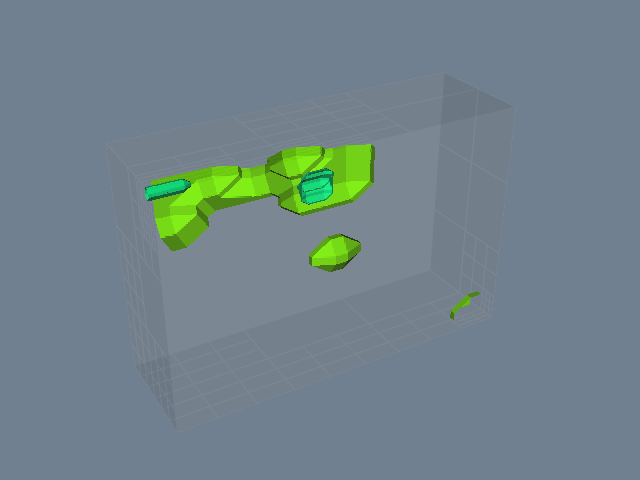

Reproduce this figure in Python.
#!/usr/bin/env python

# Extract iso-surfaces directly from a hyper tree grid using
# vtkHyperTreeGridContour.  A procedural scalar field (depth level)
# is generated by vtkHyperTreeGridSource and contoured at two values.

# Factory overrides: importing these modules registers the OpenGL rendering
# and interaction style implementations for vtkRenderingCore factory classes.
import vtkmodules.vtkInteractionStyle  # noqa: F401
import vtkmodules.vtkRenderingOpenGL2  # noqa: F401
# VTK pipeline classes used in this example
from vtkmodules.vtkFiltersHyperTree import (
    vtkHyperTreeGridContour,
    vtkHyperTreeGridGeometry,
)
from vtkmodules.vtkFiltersSources import vtkHyperTreeGridSource
from vtkmodules.vtkRenderingCore import (
    vtkActor,
    vtkPolyDataMapper,
    vtkRenderWindow,
    vtkRenderWindowInteractor,
    vtkRenderer,
)

# Colors (normalized RGB)
light_gray_rgb = (0.800, 0.800, 0.800)
slate_gray_background_rgb = (0.439, 0.502, 0.565)

# Source: create a 3D hyper tree grid from a text descriptor
descriptor = (
    "RRR .R. .RR ..R ..R .R.|"
    "R.......................... "
    "........................... ........................... "
    ".............R............. ....RR.RR........R......... "
    ".....RRRR.....R.RR......... ........................... "
    "........................... "
    "...........................|"
    "........................... "
    "........................... ........................... "
    "...RR.RR.......RR.......... ........................... "
    "RR......................... ........................... "
    "........................... ........................... "
    "........................... ........................... "
    "........................... ........................... "
    "............RRR............|"
    "........................... "
    "........................... .......RR.................. "
    "........................... ........................... "
    "........................... ........................... "
    "........................... ........................... "
    "........................... "
    "...........................|"
    "........................... "
    "..........................."
)

source = vtkHyperTreeGridSource()
source.SetMaxDepth(6)
source.SetDimensions(4, 4, 3)
source.SetGridScale(1.5, 1.0, 0.7)
source.SetBranchFactor(4)
source.SetDescriptor(descriptor)
source.Update()
source.GetOutput().GetCellData().SetActiveScalars("Depth")

# Filter: extract iso-surfaces at depth transitions 1.5 and 2.5
contour = vtkHyperTreeGridContour()
contour.SetInputConnection(source.GetOutputPort())
contour.SetNumberOfContours(2)
contour.SetValue(0, 1.5)
contour.SetValue(1, 2.5)

# Mapper: map the contour polydata to graphics primitives
contour_mapper = vtkPolyDataMapper()
contour_mapper.SetInputConnection(contour.GetOutputPort())
contour_mapper.SetScalarModeToUsePointFieldData()
contour_mapper.SelectColorArray("Depth")
contour_mapper.SetScalarRange(0.0, 4.0)

# Actor: assign the contour geometry
contour_actor = vtkActor()
contour_actor.SetMapper(contour_mapper)

# Context: render the HTG surface as a translucent wireframe for reference
geometry = vtkHyperTreeGridGeometry()
geometry.SetInputConnection(source.GetOutputPort())

context_mapper = vtkPolyDataMapper()
context_mapper.SetInputConnection(geometry.GetOutputPort())
context_mapper.ScalarVisibilityOff()

context_actor = vtkActor()
context_actor.SetMapper(context_mapper)
context_actor.GetProperty().SetColor(light_gray_rgb)
context_actor.GetProperty().SetOpacity(0.15)
context_actor.GetProperty().EdgeVisibilityOn()
context_actor.GetProperty().SetEdgeColor(0.6, 0.6, 0.6)

# Renderer: assemble the scene and configure the camera
renderer = vtkRenderer()
renderer.AddActor(contour_actor)
renderer.AddActor(context_actor)
renderer.SetBackground(slate_gray_background_rgb)

# Window: display the rendered scene
render_window = vtkRenderWindow()
render_window.AddRenderer(renderer)
render_window.SetWindowName("hypertreegrid contour")
render_window.SetMultiSamples(0)
render_window.SetSize(640, 480)

# Interactor: handle mouse and keyboard events
render_window_interactor = vtkRenderWindowInteractor()
render_window_interactor.SetRenderWindow(render_window)

# Scene: configure the camera
renderer.ResetCamera()
renderer.GetActiveCamera().Azimuth(150)
renderer.GetActiveCamera().Elevation(30)
renderer.ResetCameraClippingRange()

render_window_interactor.Initialize()
render_window_interactor.Start()
